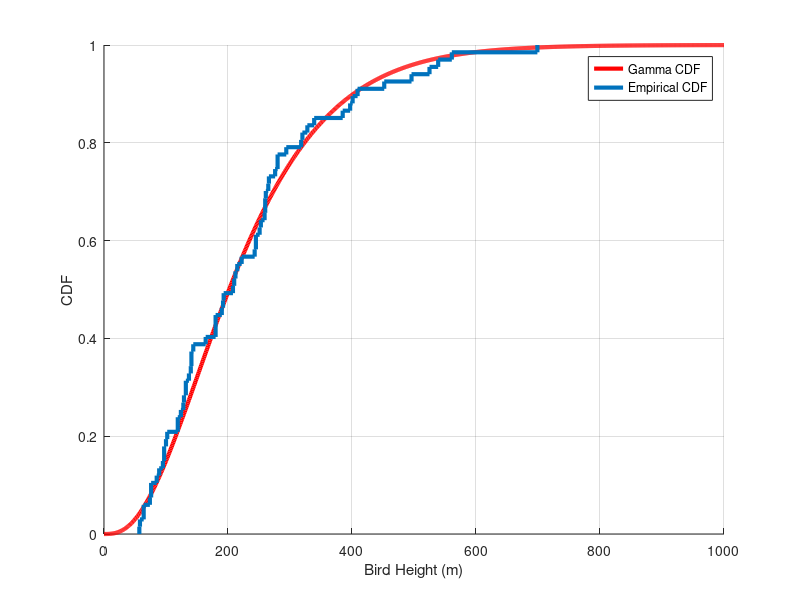

Write the MATLAB code that produced this figure. (Note: this script raises an error after producing the figure.)
a = 2.9868;
b = 75.8201;

% data = gamrnd(a,b,1,10000);
% data = [0:1:1000];
load flight_heights
data = flight_heights;

% cdf_sample = 0:1:round(max(data))+1;
cdf_sample = 0:1:1000;
cdf = [cdf_sample' gamcdf(cdf_sample,a,b)'];

figure
hold on
p2 = plot(cdf_sample', gamcdf(cdf_sample,a,b)','r')
p1 = cdfplot(data);
set(p1,'LineWidth',3)
set(p2,'LineWidth',3)
title('');
xlabel('Bird Height (m)');
ylabel('CDF');
legend({'Gamma CDF','Empirical CDF'});
PrintFigure('GammaFitTest','png',5,4);

[h,p,ksstat,cv] = kstest(data, cdf, 0.05)

